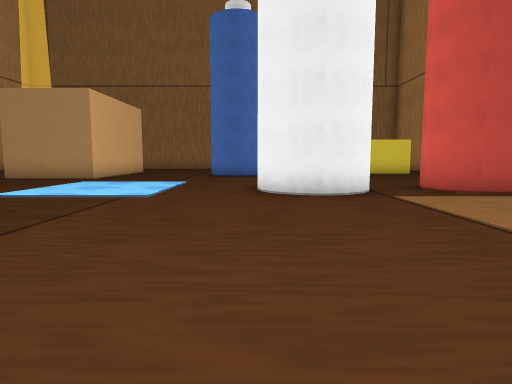
view 1 (above)

21 first-person views from a walk through a level from a Godot 3-D game. The camera is 1.5 m above the floor, tilts 6° down and sees 75° across. The floor is counted in squares, 2 m on a side. Each view is taken from the middle of a square. On the plan, view 1 faces up. The plan holds only what a view shows up to about 11 squares ahead; the rest is blank. Some surface patterns are stand-ins.

view 2
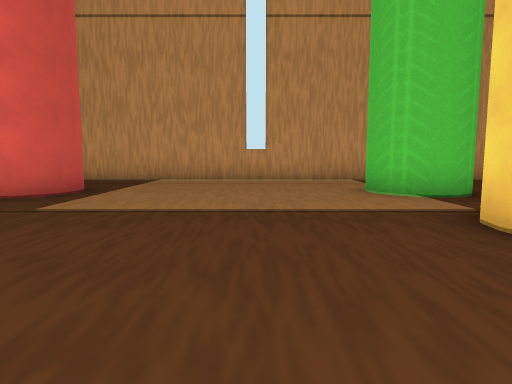

view 3
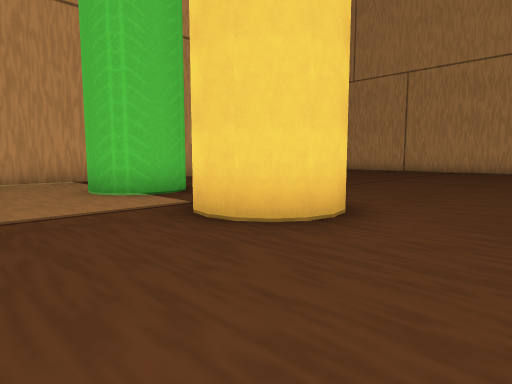

view 4
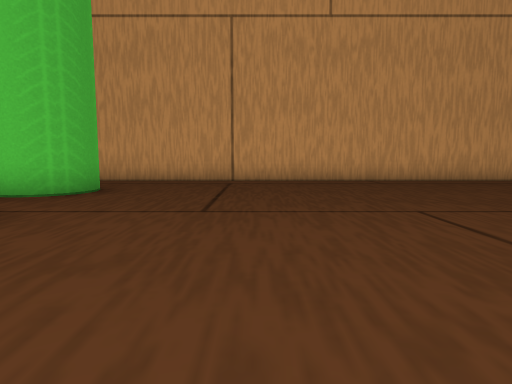

view 5
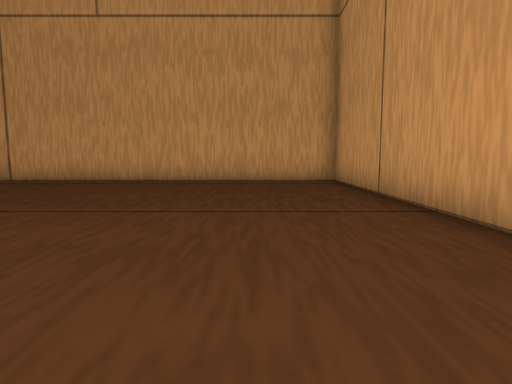

view 6
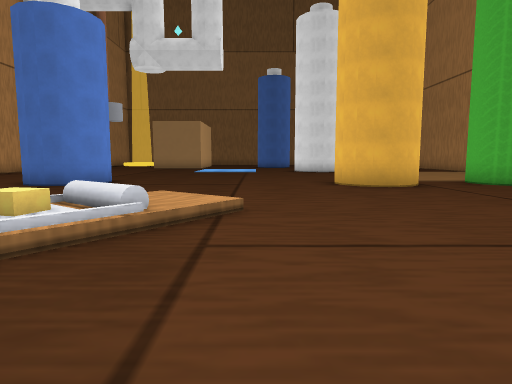

view 7
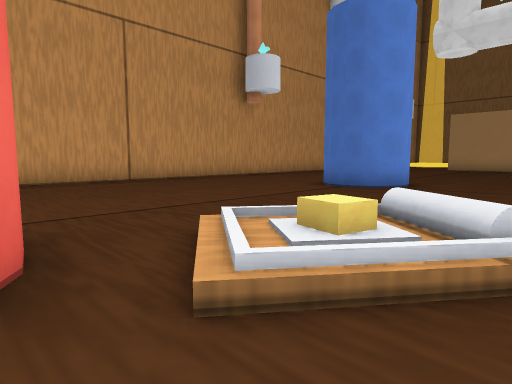

view 8
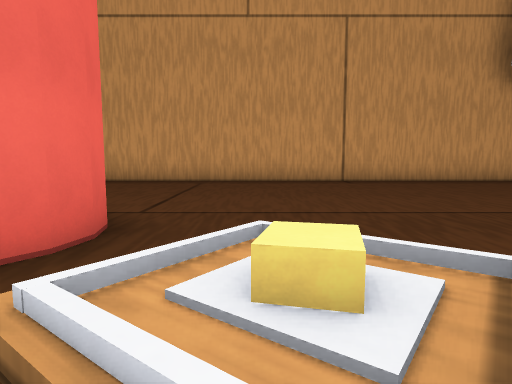

view 9
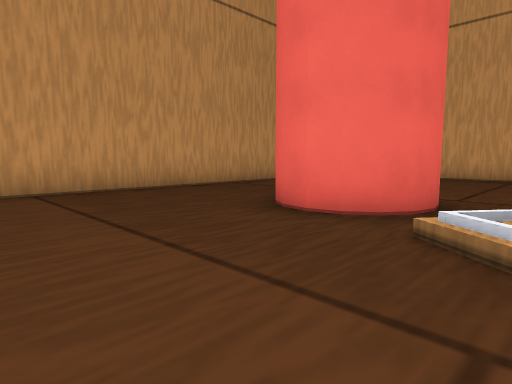

view 10
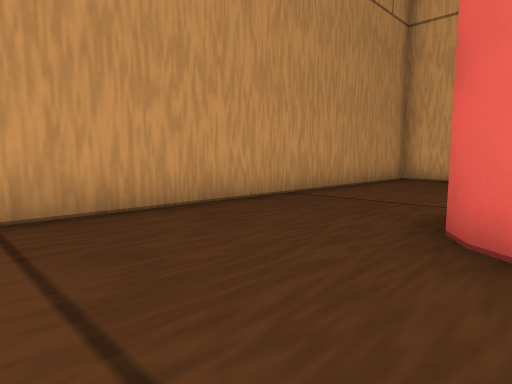

view 11
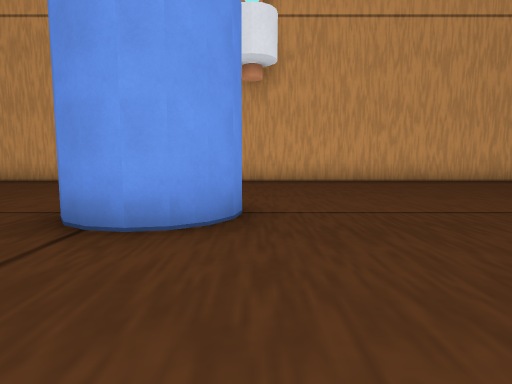

view 12
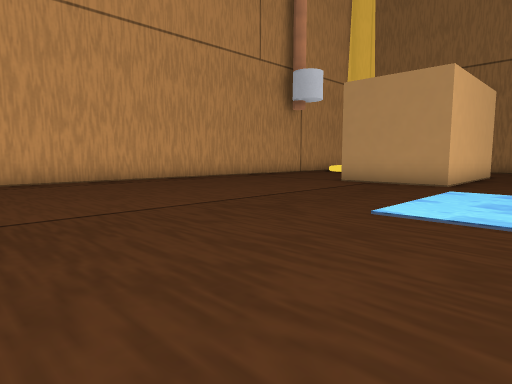

view 13
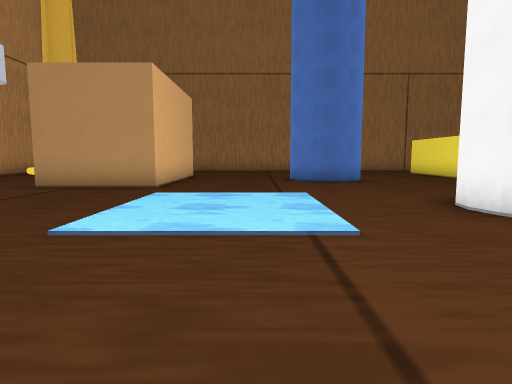

view 14
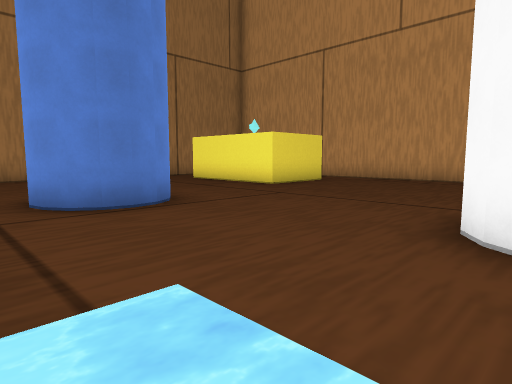

view 15
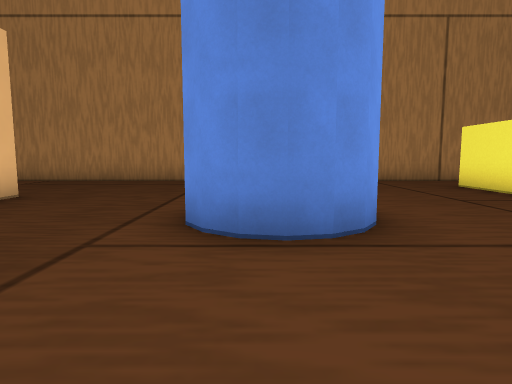

view 16
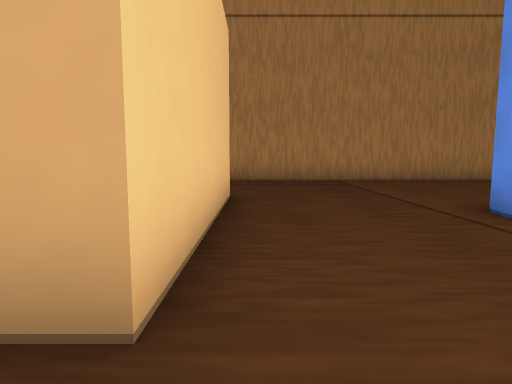

view 17
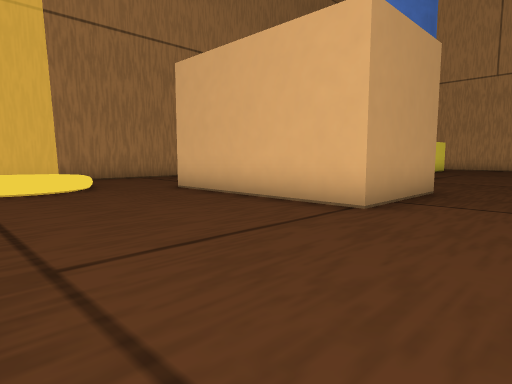

view 18
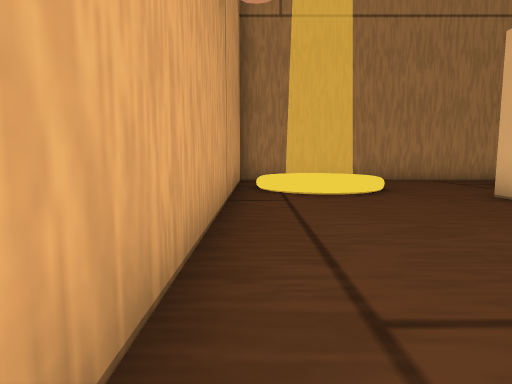

view 19
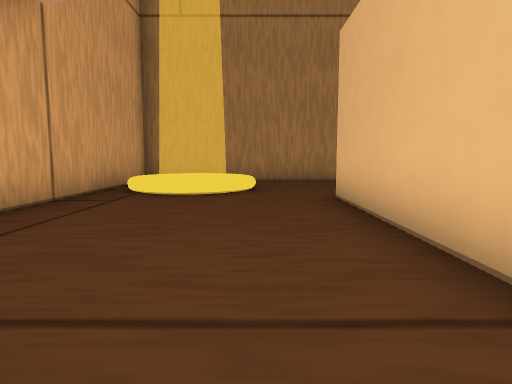

view 20
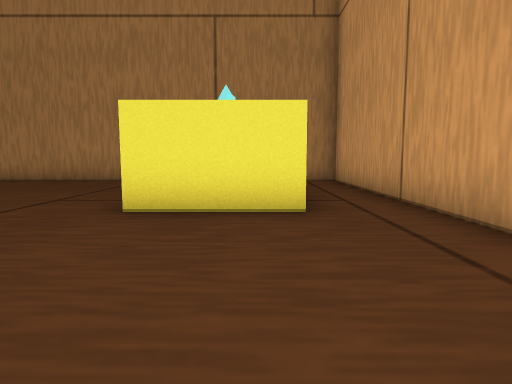

view 21
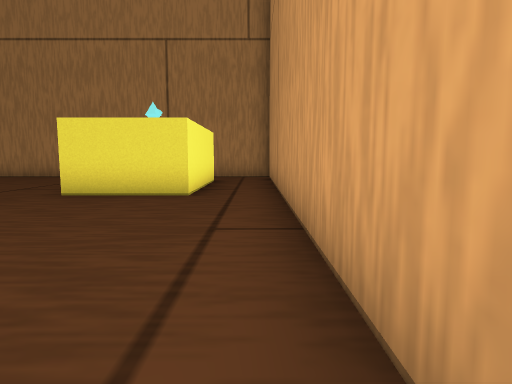

### Floor plan
Key: @ floor where view 1 was taken; # wall or solid block; . floor; / step, stairs or slope; ~ water the walk can cross.
Columns run from 14 left of view 1 to 9 right of it. Each row starts with its distance up from view 1.
 21 ####################  ##
 20 #.  ................  .#
 19 #////..............  ..#
 18 #/  /..............##..#
 17 #////.. ...........##..#
 16 #.....###..... ....##..#
 15 #.....###....# ....##..#
 14 #.....###....##........#
 13 #.....###....#.........#
 12 #.....###..............#
 11 #......................#
 10 #......................#
  9 #.........~~~......  ..#
  8 #.........~~~..# .##  .#
  7 #.........~~~..##..#...#
  6 #......................#
  5 #......................#
  4 #......................#
  3 #......................#
  2 #......................#
  1 #......................#
  0 #..... #......@##..##..#
 -1 #.....##.......##..##..#
 -2 #......................#
 -3 #........ .............#
 -4 #........ .............#
 -5 #........ //...........#
 -6 #........///...........#
 -7 #........//............#
 -8 #........./............#
 -9 #......###.............#
-10 #.....  ##.............#
-11 #..    .#..............#
-12 #  ....................#
-13 #......................#
-14 #............ .........#
-15 #############  #########

Where each view was taken, in squares from view 1:
view 1: 0 up, 0 right, facing up
view 2: 3 up, 2 left, facing right
view 3: 3 up, 2 left, facing down-right
view 4: 5 down, 2 left, facing right
view 5: 12 down, 2 left, facing right
view 6: 10 down, 2 left, facing up
view 7: 9 down, 3 left, facing up-left
view 8: 7 down, 3 left, facing left
view 9: 7 down, 1 left, facing down-left
view 10: 10 down, 2 left, facing down-left
view 11: 1 up, 3 left, facing left
view 12: 2 up, 3 left, facing up-left
view 13: 3 up, 3 left, facing up
view 14: 8 up, 3 left, facing up-right
view 15: 10 up, 1 left, facing up
view 16: 10 up, 5 left, facing up
view 17: 9 up, 13 left, facing up-right
view 18: 10 up, 13 left, facing up
view 19: 10 up, 10 left, facing up
view 20: 10 up, 6 right, facing up
view 21: 8 up, 8 right, facing up
